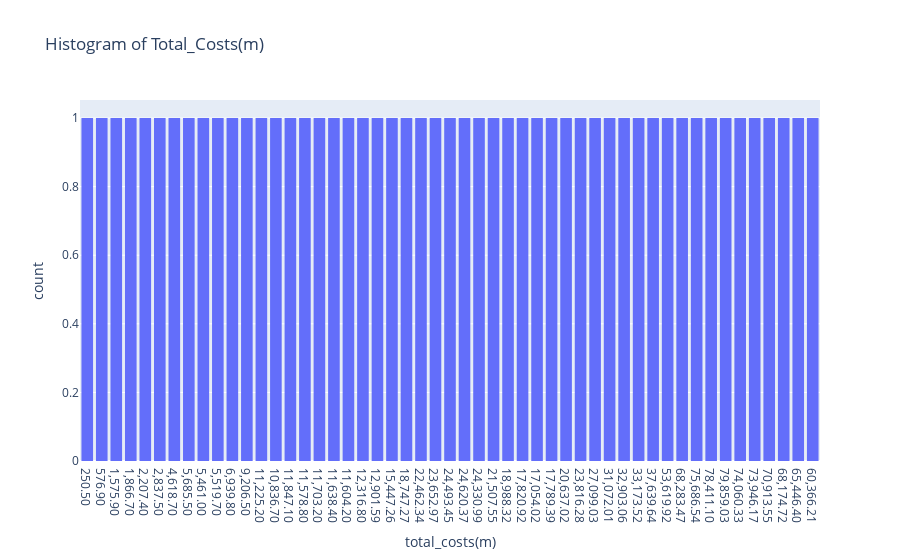

Notebook cell for this chart:
### Markdown cell above
- Create a histogram of the `total_costs(m)` column

### Code cell
px.histogram(data, x='total_costs(m)', title='Histogram of Total_Costs(m)')

### Figure 1 — Plotly figure (JSON) as saved in the notebook; plotly's stock layout.template omitted (floating-point values rounded to 4 significant figures)
{"data": [{"alignmentgroup": "True", "bingroup": "x", "hovertemplate": "total_costs(m)=%{x}<br>count=%{y}<extra></extra>", "legendgroup": "", "marker": {"color": "#636efa", "pattern": {"shape": ""}}, "name": "", "offsetgroup": "", "orientation": "v", "showlegend": false, "type": "histogram", "x": ["250.50", "576.90", "1,575.90", "1,866.70", "2,207.40", "2,837.50", "4,618.70", "5,685.50", "5,461.00", "5,519.70", "6,939.80", "9,206.50", "11,225.20", "10,836.70", "11,847.10", "11,578.80", "11,703.20", "11,638.40", "11,604.20", "12,316.80", "12,901.59", "15,447.26", "18,747.27", "22,462.34", "23,652.97", "24,493.45", "24,620.37", "24,330.99", "21,507.55", "18,988.32", "17,820.92", "17,054.02", "17,789.39", "20,637.02", "23,816.28", "27,099.03", "31,072.01", "32,903.06", "33,173.52", "37,639.64", "53,619.92", "68,283.47", "75,686.54", "78,411.10", "79,859.03", "74,060.33", "73,946.17", "70,913.55", "68,174.72", "65,446.40", "60,366.21"], "xaxis": "x", "yaxis": "y"}], "layout": {"barmode": "relative", "legend": {"tracegroupgap": 0}, "title": {"text": "Histogram of Total_Costs(m)"}, "xaxis": {"anchor": "y", "domain": [0, 1], "title": {"text": "total_costs(m)"}}, "yaxis": {"anchor": "x", "domain": [0, 1], "title": {"text": "count"}}}}
